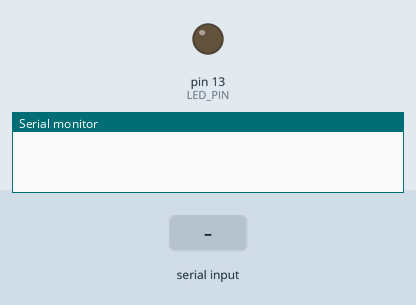
Simulated run of this sketch. Board: Arduino Uno, built with avr-gcc and run on an emulated ATmega328P. Shown: output pins drawn as LEDs (lit = HIGH), the last lines printed to the serial monitor. Dashed ring = blinking. Inputs (shaded band) come from the test bench.

Above: at 1.2 s.
1.3 s: "b" received over Serial
At 2.2 s:
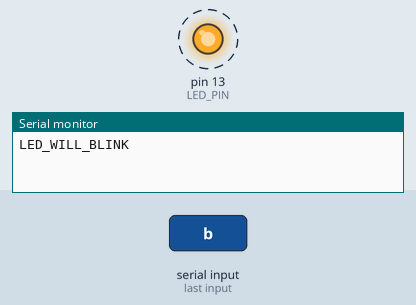
4.3 s: "u" received over Serial
At 4.9 s:
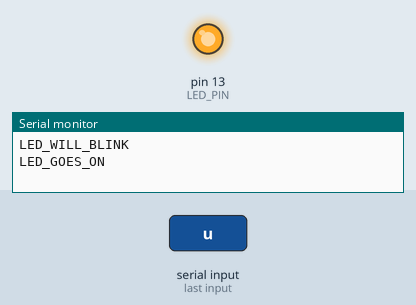
5.8 s: "d" received over Serial
At 7.2 s:
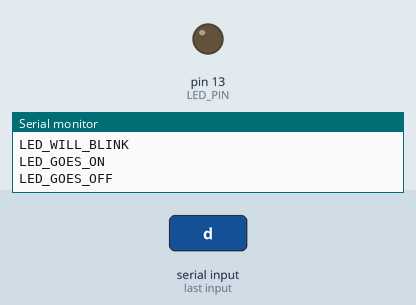
Timing chart, 0 to 8.8 s (numbered marks = the images above; inputs shaded):
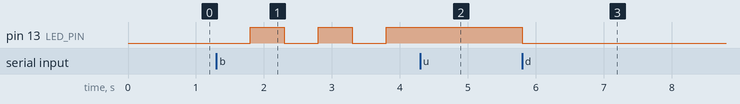

Measured:
- after the input at 1.3 s, pin 13 (LED_PIN): alternates HIGH for 0.50 s and LOW for 0.50 s, starting after 0.50 s
- after the input at 4.3 s, pin 13 (LED_PIN): stays HIGH (without the input it goes to LOW after 0.00 s)
- after the input at 5.8 s, pin 13 (LED_PIN): HIGH → LOW at once

The sketch:

actuator.ino
```cpp
// Пин, к которому подключен светодиод
const int LED_PIN = 13;

// Переменные для неблокирующего мигания
bool isBlinking = false;
unsigned long previousMillis = 0;
const long blinkInterval = 500; // Интервал мигания (500 мс)
int ledState = LOW;

void setup() {
  // Инициализация последовательного порта
  Serial.begin(9600);
  // Настройка пина светодиода на выход
  pinMode(LED_PIN, OUTPUT);
}

void loop() {
  // Проверка наличия входящих данных от ПК
  if (Serial.available() > 0) {
    char cmd = Serial.read();

    // Обработка команды 'u' - включить светодиод
    if (cmd == 'u') {
      isBlinking = false; // Отключаем мигание
      digitalWrite(LED_PIN, HIGH);
      Serial.println("LED_GOES_ON");
    }
    // Обработка команды 'd' - выключить светодиод
    else if (cmd == 'd') {
      isBlinking = false; // Отключаем мигание
      digitalWrite(LED_PIN, LOW);
      Serial.println("LED_GOES_OFF");
    }
    // Обработка команды 'b' - мигать светодиодом
    else if (cmd == 'b') {
      isBlinking = true;
      previousMillis = millis(); // Сбрасываем таймер мигания
      Serial.println("LED_WILL_BLINK");
    }
  }

  // Если включен режим мигания, выполняем неблокирующее переключение светодиода
  if (isBlinking) {
    unsigned long currentMillis = millis();
    if (currentMillis - previousMillis >= blinkInterval) {
      previousMillis = currentMillis;
      ledState = (ledState == LOW) ? HIGH : LOW;
      digitalWrite(LED_PIN, ledState);
    }
  }
}
```
